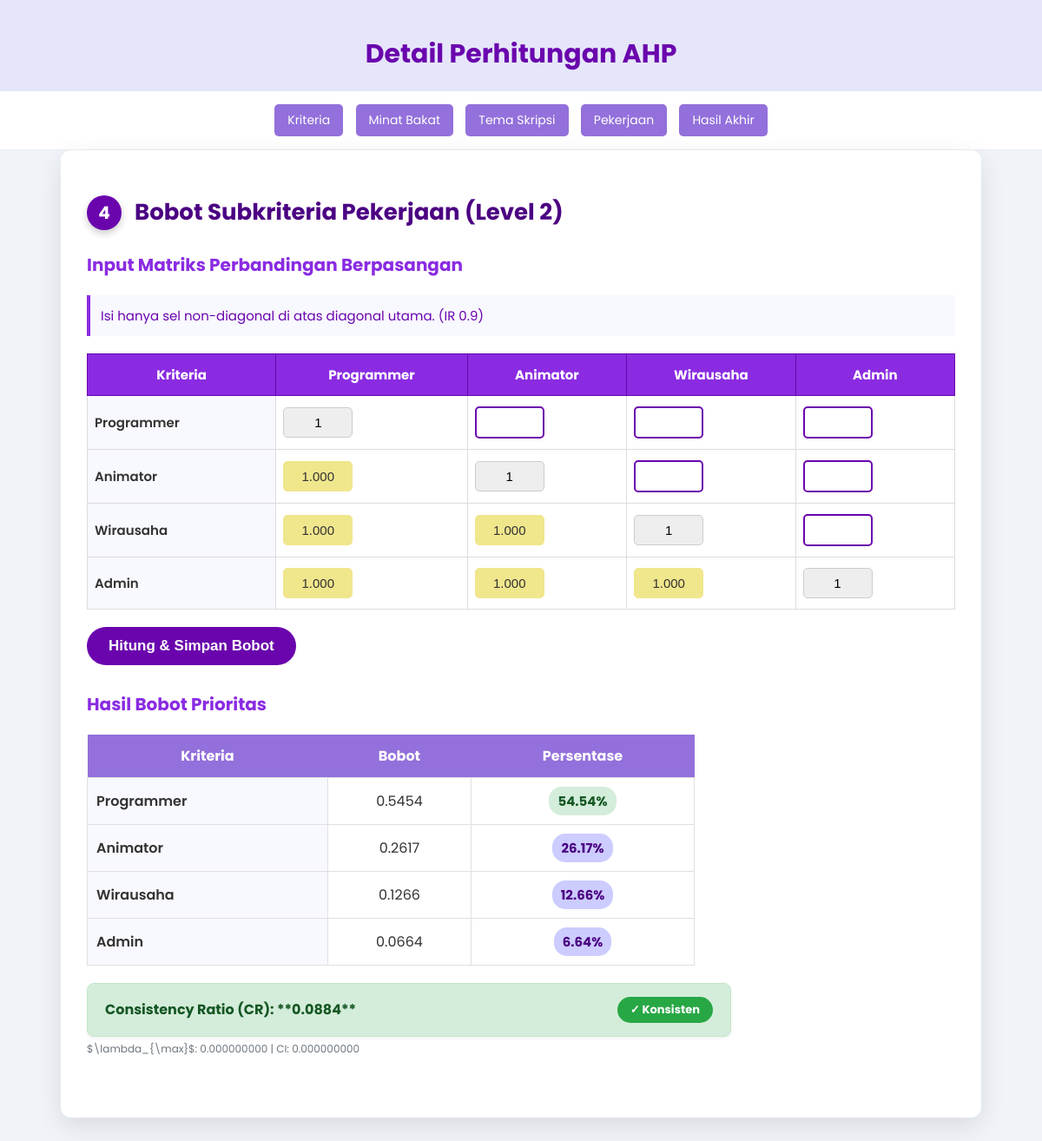
/ahp/ahp_step4_pekerjaan.php, run on the app's committed database.
### tables this page shows
CREATE TABLE `ahp_weights_pekerjaan` (
  `id` int NOT NULL,
  `input_matrix_id` int DEFAULT NULL,
  `programmer` decimal(10,8) NOT NULL,
  `animator` decimal(10,8) NOT NULL,
  `wirausaha` decimal(10,8) NOT NULL,
  `admin` decimal(10,8) NOT NULL,
  `cr_pekerjaan` decimal(10,8) NOT NULL,
  `is_consistent` tinyint(1) NOT NULL,
  `last_updated` timestamp NULL DEFAULT CURRENT_TIMESTAMP ON UPDATE CURRENT_TIMESTAMP
);

### ahp/ahp_step4_pekerjaan.php (called while the page is built, shortened)
<?php
include 'ahp_core.php';
include 'template_ahp.php';
$table_name = 'ahp_weights_pekerjaan';
$title = 'Bobot Subkriteria Pekerjaan (Level 2)';
$criteria = $pekerjaan_sub;
$prefix = 'pekerjaan_';
$step = 4;
$matrix_size = 4;
$IR = $IR_MAP[$matrix_size];
$result = get_ahp_weights($table_name);
render_template_start("Step {$step}: {$title}", "Matriks {$matrix_size}x{$matrix_size} (IR: {$IR})");
render_ahp_content($title, $prefix, $criteria, $result, $step);
render_template_end();
?>

### ahp/ahp_core.php (called while the page is built, shortened)
<?php
$IR_MAP = [
    1 => 0.00, 2 => 0.00, 3 => 0.58, 4 => 0.90,
    5 => 1.12, 6 => 1.24, 7 => 1.32, 8 => 1.41,
    9 => 1.45, 10 => 1.49
];
?>

### ahp/template_ahp.php (the view, shortened to what this page needs)
<?php
function render_template_start($title, $subtitle) {
    echo '<!DOCTYPE html>
    <html lang="id">
    <head>
        <title>'.$title.'</title>
    </head>
    <body>
        <div class="header">
            <h1>Detail Perhitungan AHP</h1>
        </div>
        <div class="nav-container">
            <a href="ahp_step1_global.php" class="nav-link">Kriteria</a>
            <a href="ahp_step2_minat.php" class="nav-link">Minat Bakat</a>
            <a href="ahp_step3_tema.php" class="nav-link">Tema Skripsi</a>
            <a href="ahp_step4_pekerjaan.php" class="nav-link">Pekerjaan</a>
            <a href="ahp_step5_final.php" class="nav-link">Hasil Akhir</a>
        </div>
        <div class="container">';
}
function render_template_end() {
    echo '</div></body></html>';
}
function render_ahp_content($title, $prefix, $criteria, $result, $step) {
    global $IR_MAP;
    $input_values = [];
    foreach ($criteria as $i => $row_name) {
        foreach ($criteria as $j => $col_name) {
            if ($i < $j) {
                $input_name = $prefix . $i . '_' . $j;
                $input_values[$input_name] = isset($_POST[$input_name]) ? htmlspecialchars($_POST[$input_name]) : '';
            }
        }
    }
    $n = count($criteria);
    $IR = $IR_MAP[$n] ?? 0;
    ?>
    <section class="ahp-section step-<?php echo $step; ?>">
        <h2 class="section-title">
            <span class="step-number"><?php echo $step; ?></span>
            <?php echo $title; ?>
        </h2>
        <div class="input-area block-layout">
            <h3 class="form-title">Input Matriks Perbandingan Berpasangan</h3>
            <p class="instruction">Isi hanya sel non-diagonal di atas diagonal utama. (IR <?php echo $IR; ?>)</p>
            <form method="post" class="ahp-form">
                <div style="overflow-x: auto;">
                    <table class="input-table">
                        <thead>
                            <tr>
                                <th>Kriteria</th>
                                <?php foreach ($criteria as $k): ?>
                                    <th><?php echo str_replace('_', ' ', ucwords($k, '_')); ?></th>
                                <?php endforeach; ?>
                            </tr>
                        </thead>
                        <tbody>
                            <?php
                            foreach ($criteria as $i => $row_name): ?>
                                <tr>
                                    <td><?php echo str_replace('_', ' ', ucwords($row_name, '_')); ?></td>
                                    <?php foreach ($criteria as $j => $col_name):
                                        $input_name = $prefix . $i . '_' . $j;
                                    ?>
                                        <td>
                                            <?php if ($i == $j): ?>
                                                <input type="text" value="1" readonly class="diag-input">
                                            <?php elseif ($i < $j): ?>
                                                <input type="number" step="any" min="0.1" name="<?php echo $input_name; ?>" value="<?php echo $input_values[$input_name]; ?>" required class="main-input">
                                            <?php else:
                                                $input_atas = $prefix . $j . '_' . $i;
                                                $value_atas = isset($_POST[$input_atas]) ? floatval($_POST[$input_atas]) : 1;
                                                $reciprocal_value = ($value_atas != 0) ? 1 / $value_atas : 0;
                                            ?>
                                                <input type="text" value="<?php echo number_format($reciprocal_value, 3); ?>" readonly class="recip-input">
                                            <?php endif; ?>
                                        </td>
                                    <?php endforeach; ?>
                                </tr>
                            <?php endforeach; ?>
                        </tbody>
                    </table>
                </div>
                <button type="submit" class="calculate-btn">Hitung & Simpan Bobot</button>
            </form>
        </div>
        <?php
        if ($result && !isset($result['error']) && isset($result['weights'])):
            $weights = $result['weights'];
            $cr = $result['CR'];
            $lambda_max = $result['lambda_max'];
            $ci = $result['CI'];
        ?>
        <div class="results-area block-layout">
            <h3 class="result-title">Hasil Bobot Prioritas</h3>
            <table class="result-table">
                <thead>
                    <tr>
                        <th>Kriteria</th>
                        <th>Bobot</th>
                        <th>Persentase</th>
                    </tr>
                </thead>
                <tbody>
                    <?php foreach ($weights as $kriteria => $weight): ?>
                        <tr>
                            <td><?php echo str_replace('_', ' ', ucwords($kriteria, '_')); ?></td>
                            <td><?php echo number_format($weight, 4); ?></td>
                            <td>
                                <span class="percentage-box <?php echo ($weight > 0.5) ? 'high-percent' : ''; ?>">
                                    <?php echo number_format($weight * 100, 2); ?>%
                                </span>
                            </td>
                        </tr>
                    <?php endforeach; ?>
                </tbody>
            </table>
            <div class="cr-box <?php echo ($cr > 0.1) ? 'cr-inconsistent' : 'cr-consistent'; ?>">
                Consistency Ratio (CR): **<?php echo number_format($cr, 4); ?>**
                <?php if ($cr <= 0.1): ?>
                    <span class="status-badge consistent-badge">✓ Konsisten</span>
                <?php else: ?>
                    <span class="status-badge inconsistent-badge">✗ Tidak Konsisten</span>
                <?php endif; ?>
            </div>
            <div style="font-size: 12px; color: #6c757d; margin-top: 5px;">
                $\lambda_{\max}$: <?php echo number_format($lambda_max, 9); ?> | CI: <?php echo number_format($ci, 9); ?>
            </div>
        </div>
        <?php elseif ($result && isset($result['error'])): ?>
             <p class="cr-box cr-inconsistent">Error: <?php echo $result['error']; ?></p>
        <?php endif; ?>
    </section>
    <?php
}
?>

### data on the page
ahp_weights_pekerjaan: programmer "0.5454", $weight*100 "54.54", animator "0.2617", $weight*100 "26.17", wirausaha "0.1266", $weight*100 "12.66", admin "0.0664", $weight*100 "6.64"

### other printed values
$step "4"
$title "Bobot Subkriteria Pekerjaan (Level 2)"
$IR "0.9"
str_replace('_', ' ', ucwords($k, '_')) "Programmer"
str_replace('_', ' ', ucwords($k, '_')) "Animator"
str_replace('_', ' ', ucwords($k, '_')) "Wirausaha"
str_replace('_', ' ', ucwords($k, '_')) "Admin"
str_replace('_', ' ', ucwords($row_name, '_')) "Programmer"
str_replace('_', ' ', ucwords($row_name, '_')) "Animator"
str_replace('_', ' ', ucwords($row_name, '_')) "Wirausaha"
str_replace('_', ' ', ucwords($row_name, '_')) "Admin"
str_replace('_', ' ', ucwords($kriteria, '_')) "Programmer"
str_replace('_', ' ', ucwords($kriteria, '_')) "Animator"
str_replace('_', ' ', ucwords($kriteria, '_')) "Wirausaha"
str_replace('_', ' ', ucwords($kriteria, '_')) "Admin"
